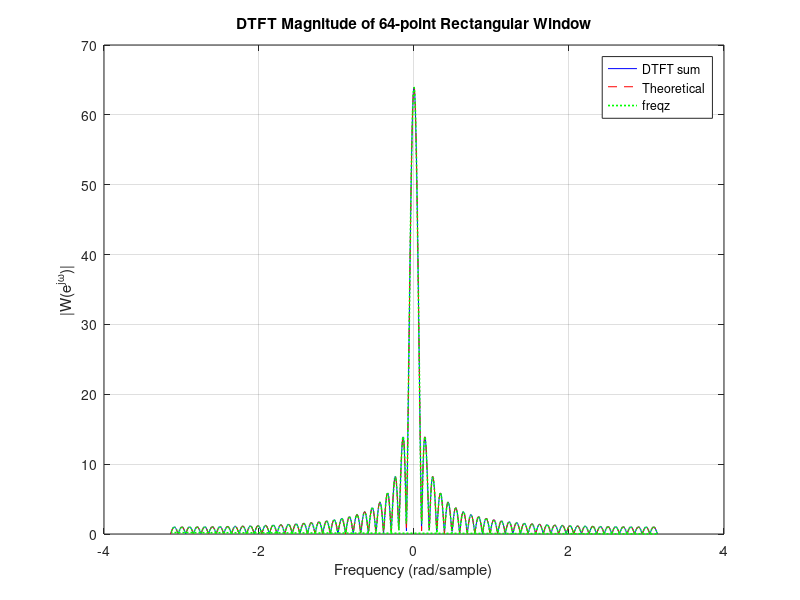
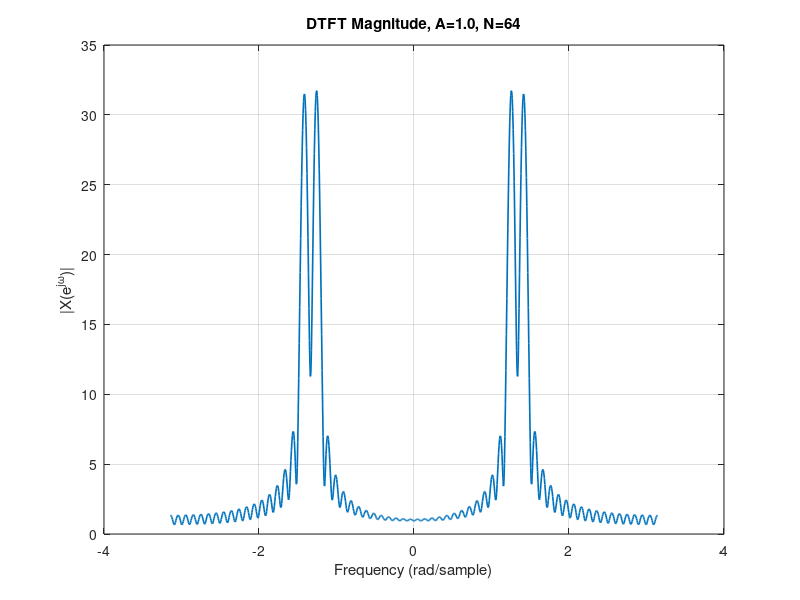
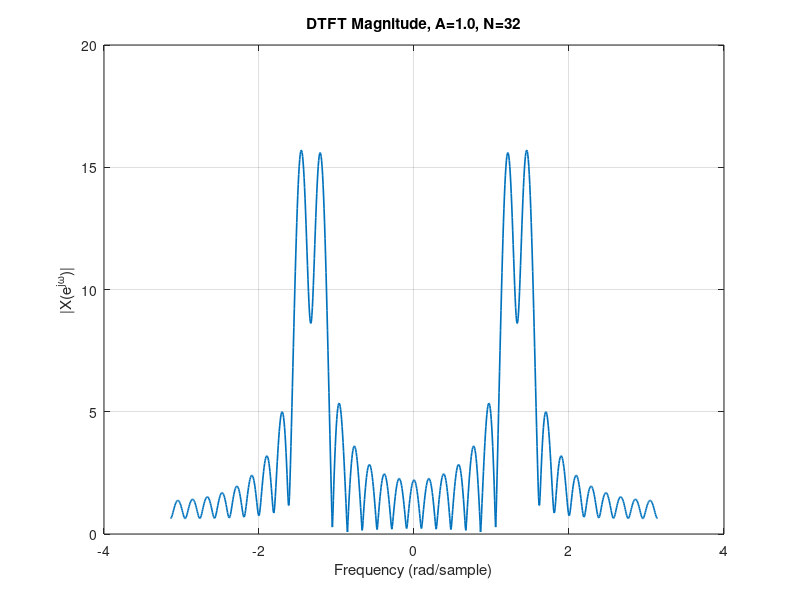
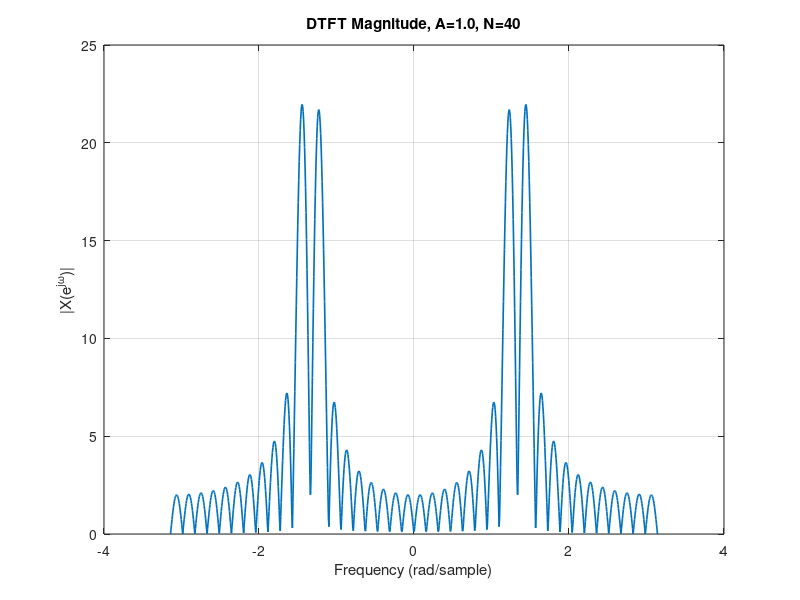

Here is the MATLAB script that generated these plots, in order: (Note: this script raises an error after producing the figures.)
% complete_lab.m
% Exercises 5 & 6 and Section 2.1 Synthetic Signals (MRANC)

clc; clear; close all;

%% Exercise 5: DTFT of 64-point rectangular window
% Parameters
Nw = 64;
M = Nw - 1;
w = ones(1, Nw);

% Frequency grid
omega = linspace(-pi, pi, 1000);

% Compute DTFT via definition
W_dtft = zeros(size(omega));
for k = 1:length(omega)
    W_dtft(k) = sum(w .* exp(-1j * omega(k) * (0:M)));
end

% Theoretical expression: W(ω) = e^{-jωM/2} * sin(ωNw/2)/sin(ω/2)
W_theo = exp(-1j * omega * M/2) .* (sin(omega * Nw/2) ./ sin(omega/2));
W_theo(omega==0) = Nw;  % handle ω=0

% Using freqz
[H_freqz, omega_f] = freqz(w, 1, 1000, 'whole');
omega_f = omega_f - 2*pi*(omega_f>pi);

% Plot magnitudes
figure;
plot(omega, abs(W_dtft), 'b', omega, abs(W_theo), 'r--', omega_f, abs(H_freqz), 'g:','LineWidth',1.2);
xlabel('Frequency (rad/sample)');
ylabel('|W(e^{jω})|');
legend('DTFT sum', 'Theoretical', 'freqz');
title('DTFT Magnitude of 64-point Rectangular Window');
grid on;

%% Exercise 6: DTFT of length-N sequence x[n] = cos(0.4π n) + A cos(0.45π n)
cases = {
    struct('A',1,'N',64),
    struct('A',1,'N',32),
    struct('A',1,'N',40),
    struct('A',0.2,'N',40)
};
omega = linspace(-pi, pi, 1000);

for idx = 1:length(cases)
    A = cases{idx}.A;
    N = cases{idx}.N;
    n = 0:N-1;
    x = cos(0.4*pi*n) + A*cos(0.45*pi*n);
    X = zeros(size(omega));
    for k = 1:length(omega)
        X(k) = sum(x .* exp(-1j * omega(k) * n));
    end
    figure;
    plot(omega, abs(X),'LineWidth',1.2);
    xlabel('Frequency (rad/sample)'); ylabel('|X(e^{jω})|');
    title(sprintf('DTFT Magnitude, A=%.1f, N=%d', A, N));
    grid on;
end

%% Section 2.1: Synthetic Signals MRANC
% Parameters
N = 1000; fs = 500; t = (0:N-1)/fs;
% Desired signal
d = sin(2*pi*5*t + rand*2*pi);
% Interference
SIR_in = 0; A_int = 10^(-SIR_in/20);
i = A_int * sin(2*pi*50*t + rand*2*pi);
x = d + i;
% References
Z = [sin(2*pi*50*t); cos(2*pi*50*t)];
% Parameter combinations
mu_vals = [0.0005,0.005,0.01,0.01,0.01];
M_vals  = [0,      0,    5,   50,   550];
results = nan(length(mu_vals),5);

for k = 1:length(mu_vals)
    mu = mu_vals(k); M = M_vals(k);
    [s_out,~] = mranc(x,Z,M,mu);
    start_idx = round(0.7*N)+1;
    res_no = s_out(start_idx:end)-d(start_idx:end);
    SIR_out = 10*log10(var(d(start_idx:end))/var(res_no));
    orig_no = x(start_idx:end)-d(start_idx:end);
    SIR_in_act = 10*log10(var(d(start_idx:end))/var(orig_no));
    SIR_imp = SIR_out - SIR_in_act;
    err = abs(s_out-d); err_s = movmean(err,50);
    thresh = 1.5*mean(err_s(start_idx:end));
    idx_conv = find(err_s<thresh,1);
    conv_t = nan; if ~isempty(idx_conv), conv_t = idx_conv; end
    results(k,:) = [mu,M,SIR_out,SIR_imp,conv_t];
    % Plot for each
    figure;
    subplot(3,1,1); plot(t,d,'b',t,x,'r',t,s_out,'g','LineWidth',1.2);
    xlabel('Time (s)'); ylabel('Amplitude'); title(sprintf('MRANC, μ=%.4f, M=%d',mu,M)); legend('d','x','s'); grid on;
    subplot(3,1,2); plot(t,err,'r',t,err_s,'b','LineWidth',1.2); xlabel('Time (s)'); ylabel('Error'); grid on;
    if ~isnan(conv_t), hold on; plot([t(conv_t) t(conv_t)],ylim,'k--'); end
    subplot(3,1,3); [Px,f]=pwelch(x,hamming(256),128,1024,fs); [Ps,~]=pwelch(s_out,hamming(256),128,1024,fs);
    plot(f,10*log10(Px),'r',f,10*log10(Ps),'g','LineWidth',1.2); xlabel('Hz'); ylabel('dB/Hz'); legend('x','s'); grid on; xlim([0 100]);
end

% Display table
fprintf('--------------------------------------------------------------\n');
fprintf('| μ      | M    | SIR_out(dB) | SIR_imp(dB) | ConvTime |\n');
fprintf('--------------------------------------------------------------\n');
for k = 1:size(results,1)
    fprintf('| %.4f | %4d | %10.2f | %10.2f | %8.0f |\n', results(k,:));
end
fprintf('--------------------------------------------------------------\n');

%% MRANC Function
function [s, W] = mranc(x, Z, M, mu)
    [R,N] = size(Z); W = zeros(R*(M+1),1); s = zeros(1,N);
    ZZ = [];
    for r=1:R
        ZZ = [ZZ; toeplitz([Z(r,1) zeros(1,M)], Z(r,:))];
    end
    for n=M+1:N
        zvec = ZZ(:,n); y = W' * zvec;
        s(n) = x(n) - y;
        W = W + 2*mu*s(n)*zvec;
    end
end
